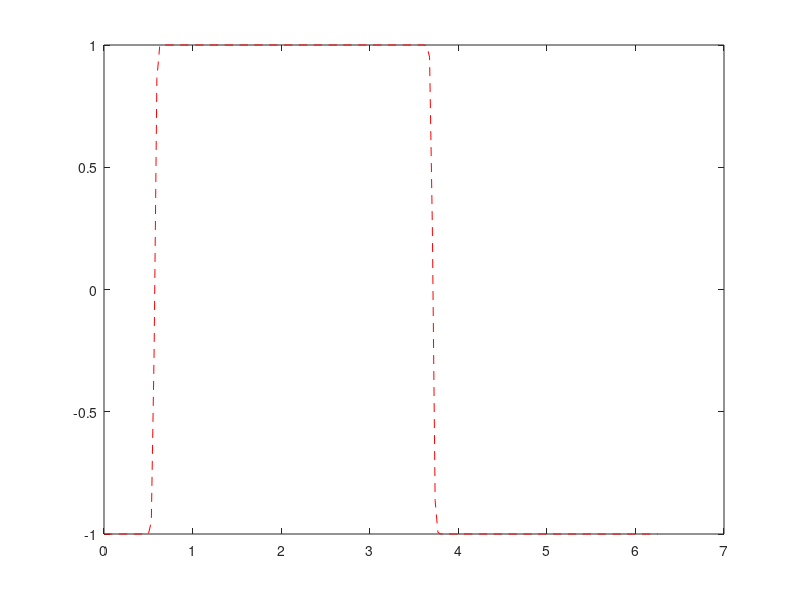
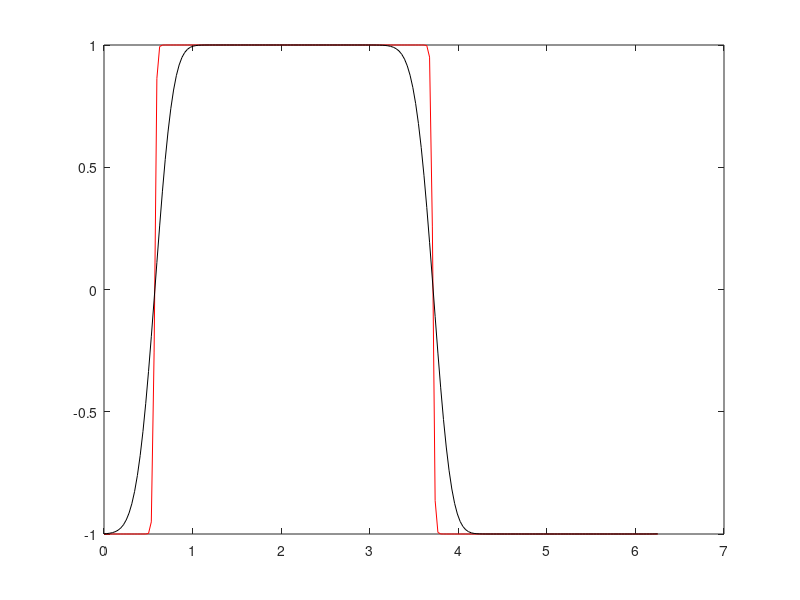

MATLAB code to generate these figures, in order:
clear all
close all
clc
format long

%======== explicit upwind N=100,M=100=======
L=2*pi;
N=100;
dx=L/N;
x=[0:dx:L-dx]';
T=1;
M=100;
dt=T/M;
t=[0:dt:T];
a=-1;

c0=@(x) (1-exp(100.*cos(x)))./(1+exp(100.*cos(x)));
y=@(x,t) c0(x-a*t);

y_exact=y(x,T);
figure(1)
plot(x,y_exact,'r--');

y0=c0(x);
c_old=y0;

lambda=a*(dt/dx);
A1=(1+lambda)*ones(1,length(x));
A2=-(lambda)*ones(1,length(x)-1);
A=diag(A1)+diag(A2,1);
A(end,1)=-lambda;
for i=1:length(t)-1
    c_new=A*c_old;
    c_old=c_new;
end

figure(2)
plot(x,y_exact,'r',x,c_new,'k')

disp 'explicit upwind N=100,M=100'

abs_err_inf=norm(abs(y_exact-c_new),inf)
rel_err_inf=norm(abs(y_exact-c_new),inf)./norm(abs(y_exact),inf)

abs_err_2=sqrt(dx)*norm(abs(y_exact-c_new))
rel_err_2=sqrt(dx)*norm(abs(y_exact-c_new))./norm(abs(y_exact))

%======== explicit upwind N=200,M=200=======
L=2*pi;
N=200;
dx=L/N;
x=[0:dx:L-dx]';
T=1;
M=200;
dt=T/M;
t=[0:dt:T];
a=-1;

c0=@(x) (1-exp(100.*cos(x)))./(1+exp(100.*cos(x)));
y=@(x,t) c0(x-a*t);

y_exact=y(x,T);
figure(1)
plot(x,y_exact,'r--');

y0=c0(x);
c_old=y0;

lambda=a*(dt/dx);
A1=(1+lambda)*ones(1,length(x));
A2=-(lambda)*ones(1,length(x)-1);
A=diag(A1)+diag(A2,1);
A(end,1)=-lambda;
for i=1:length(t)-1
    c_new=A*c_old;
    c_old=c_new;
end

figure(2)
plot(x,y_exact,'r',x,c_new,'k')

disp 'explicit upwind N=200,M=200'

abs_err_inf1=norm(abs(y_exact-c_new),inf)
rel_err_inf1=norm(abs(y_exact-c_new),inf)./norm(abs(y_exact),inf)

abs_err_21=sqrt(dx)*norm(abs(y_exact-c_new))
rel_err_21=sqrt(dx)*norm(abs(y_exact-c_new))./norm(abs(y_exact))


p_emp=-log2((rel_err_21)/(rel_err_2))
p_emp_inf=-log2((rel_err_inf1)/(rel_err_inf))
